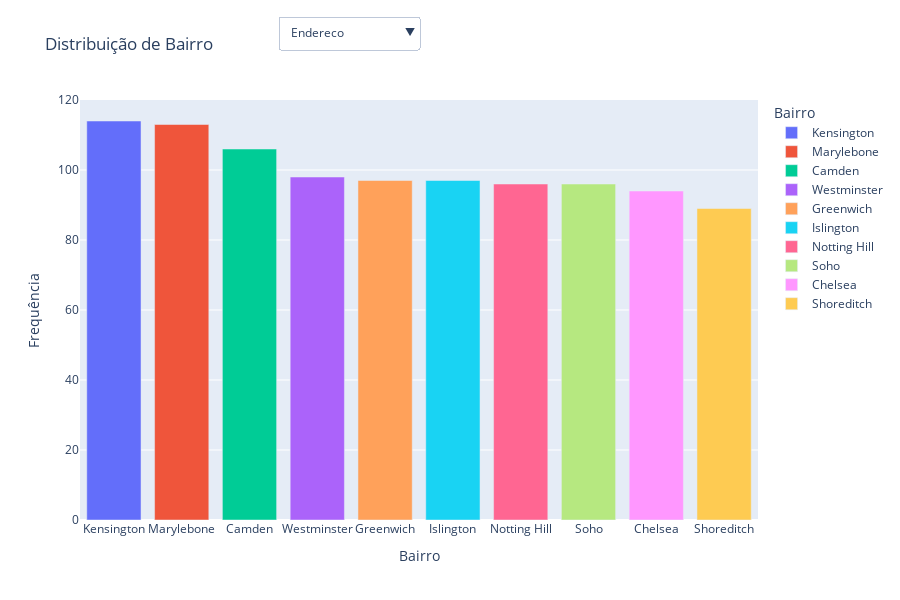

The code cell stored with this chart in its notebook:
### Code cell
grafico = criar_grafico_barras(coluna_selecionada)

grafico.update_layout(
    updatemenus=[
        {
            "buttons": [
                {
                    "method": "restyle",
                    "args": [
                        {
                            "x": [df[coluna].value_counts().index],
                            "y": [df[coluna].value_counts().values],
                            "marker.color": [df[coluna].value_counts().index],  # Atualiza cores
                        }
                    ],
                    "label": coluna,
                }
                for coluna in opcoes_colunas
            ],
            "direction": "down",
            "showactive": True,
            "x": 0.5,
            "y": 1.2,
        }
    ]
)
grafico.show()

### Figure 1 — Plotly figure (JSON) as saved in the notebook; plotly's stock layout.template omitted (floating-point values rounded to 4 significant figures; data arrays with more than 128 entries replaced by an {"elided": "..."} marker saying what was removed)
{"data": [{"alignmentgroup": "True", "hovertemplate": "Bairro=%{x}<br>Frequência=%{y}<extra></extra>", "legendgroup": "Kensington", "marker": {"color": "#636efa", "pattern": {"shape": ""}}, "name": "Kensington", "offsetgroup": "Kensington", "orientation": "v", "showlegend": true, "textposition": "auto", "type": "bar", "x": ["Kensington"], "xaxis": "x", "y": [114], "yaxis": "y"}, {"alignmentgroup": "True", "hovertemplate": "Bairro=%{x}<br>Frequência=%{y}<extra></extra>", "legendgroup": "Marylebone", "marker": {"color": "#EF553B", "pattern": {"shape": ""}}, "name": "Marylebone", "offsetgroup": "Marylebone", "orientation": "v", "showlegend": true, "textposition": "auto", "type": "bar", "x": ["Marylebone"], "xaxis": "x", "y": [113], "yaxis": "y"}, {"alignmentgroup": "True", "hovertemplate": "Bairro=%{x}<br>Frequência=%{y}<extra></extra>", "legendgroup": "Camden", "marker": {"color": "#00cc96", "pattern": {"shape": ""}}, "name": "Camden", "offsetgroup": "Camden", "orientation": "v", "showlegend": true, "textposition": "auto", "type": "bar", "x": ["Camden"], "xaxis": "x", "y": [106], "yaxis": "y"}, {"alignmentgroup": "True", "hovertemplate": "Bairro=%{x}<br>Frequência=%{y}<extra></extra>", "legendgroup": "Westminster", "marker": {"color": "#ab63fa", "pattern": {"shape": ""}}, "name": "Westminster", "offsetgroup": "Westminster", "orientation": "v", "showlegend": true, "textposition": "auto", "type": "bar", "x": ["Westminster"], "xaxis": "x", "y": [98], "yaxis": "y"}, {"alignmentgroup": "True", "hovertemplate": "Bairro=%{x}<br>Frequência=%{y}<extra></extra>", "legendgroup": "Greenwich", "marker": {"color": "#FFA15A", "pattern": {"shape": ""}}, "name": "Greenwich", "offsetgroup": "Greenwich", "orientation": "v", "showlegend": true, "textposition": "auto", "type": "bar", "x": ["Greenwich"], "xaxis": "x", "y": [97], "yaxis": "y"}, {"alignmentgroup": "True", "hovertemplate": "Bairro=%{x}<br>Frequência=%{y}<extra></extra>", "legendgroup": "Islington", "marker": {"color": "#19d3f3", "pattern": {"shape": ""}}, "name": "Islington", "offsetgroup": "Islington", "orientation": "v", "showlegend": true, "textposition": "auto", "type": "bar", "x": ["Islington"], "xaxis": "x", "y": [97], "yaxis": "y"}, {"alignmentgroup": "True", "hovertemplate": "Bairro=%{x}<br>Frequência=%{y}<extra></extra>", "legendgroup": "Notting Hill", "marker": {"color": "#FF6692", "pattern": {"shape": ""}}, "name": "Notting Hill", "offsetgroup": "Notting Hill", "orientation": "v", "showlegend": true, "textposition": "auto", "type": "bar", "x": ["Notting Hill"], "xaxis": "x", "y": [96], "yaxis": "y"}, {"alignmentgroup": "True", "hovertemplate": "Bairro=%{x}<br>Frequência=%{y}<extra></extra>", "legendgroup": "Soho", "marker": {"color": "#B6E880", "pattern": {"shape": ""}}, "name": "Soho", "offsetgroup": "Soho", "orientation": "v", "showlegend": true, "textposition": "auto", "type": "bar", "x": ["Soho"], "xaxis": "x", "y": [96], "yaxis": "y"}, {"alignmentgroup": "True", "hovertemplate": "Bairro=%{x}<br>Frequência=%{y}<extra></extra>", "legendgroup": "Chelsea", "marker": {"color": "#FF97FF", "pattern": {"shape": ""}}, "name": "Chelsea", "offsetgroup": "Chelsea", "orientation": "v", "showlegend": true, "textposition": "auto", "type": "bar", "x": ["Chelsea"], "xaxis": "x", "y": [94], "yaxis": "y"}, {"alignmentgroup": "True", "hovertemplate": "Bairro=%{x}<br>Frequência=%{y}<extra></extra>", "legendgroup": "Shoreditch", "marker": {"color": "#FECB52", "pattern": {"shape": ""}}, "name": "Shoreditch", "offsetgroup": "Shoreditch", "orientation": "v", "showlegend": true, "textposition": "auto", "type": "bar", "x": ["Shoreditch"], "xaxis": "x", "y": [89], "yaxis": "y"}], "layout": {"barmode": "relative", "height": 600, "legend": {"title": {"text": "Bairro"}, "tracegroupgap": 0}, "showlegend": true, "title": {"text": "Distribuição de Bairro"}, "updatemenus": [{"buttons": [{"args": [{"marker.color": {"elided": "1x770 str values"}, "x": {"elided": "1x770 str values"}, "y": {"elided": "1x770 int values"}}], "label": "Endereco", "method": "restyle"}, {"args": [{"marker.color": [["Kensington", "Marylebone", "Camden", "Westminster", "Greenwich", "Islington", "Notting Hill", "Soho", "Chelsea", "Shoreditch"]], "x": [["Kensington", "Marylebone", "Camden", "Westminster", "Greenwich", "Islington", "Notting Hill", "Soho", "Chelsea", "Shoreditch"]], "y": [[114, 113, 106, 98, 97, 97, 96, 96, 94, 89]]}], "label": "Bairro", "method": "restyle"}, {"args": [{"marker.color": [["Yes", "No"]], "x": [["Yes", "No"]], "y": [[512, 488]]}], "label": "Jardim", "method": "restyle"}, {"args": [{"marker.color": [["Yes", "No"]], "x": [["Yes", "No"]], "y": [[501, 499]]}], "label": "Garagem", "method": "restyle"}, {"args": [{"marker.color": [["Detached House", "Semi-Detached", "Apartment"]], "x": [["Detached House", "Semi-Detached", "Apartment"]], "y": [[349, 345, 306]]}], "label": "Tipo Imovel", "method": "restyle"}, {"args": [{"marker.color": [["Electric Heating", "Gas Heating", "Underfloor Heating", "Central Heating"]], "x": [["Electric Heating", "Gas Heating", "Underfloor Heating", "Central Heating"]], "y": [[266, 255, 243, 236]]}], "label": "Tipo Aquecimento", "method": "restyle"}, {"args": [{"marker.color": [["No Balcony", "High-level Balcony", "Low-level Balcony"]], "x": [["No Balcony", "High-level Balcony", "Low-level Balcony"]], "y": [[340, 331, 329]]}], "label": "Varanda", "method": "restyle"}, {"args": [{"marker.color": [["Classic", "Industrial", "Modern", "Minimalist"]], "x": [["Classic", "Industrial", "Modern", "Minimalist"]], "y": [[263, 260, 243, 234]]}], "label": "Estilo Interior", "method": "restyle"}, {"args": [{"marker.color": [["Sea", "Garden", "Park", "City", "Street"]], "x": [["Sea", "Garden", "Park", "City", "Street"]], "y": [[210, 206, 204, 196, 184]]}], "label": "Vista", "method": "restyle"}, {"args": [{"marker.color": [["Wood", "Laminate Flooring", "Marble", "Granite"]], "x": [["Wood", "Laminate Flooring", "Marble", "Granite"]], "y": [[264, 258, 243, 235]]}], "label": "Materiais", "method": "restyle"}, {"args": [{"marker.color": [["Renovated", "New", "Old"]], "x": [["Renovated", "New", "Old"]], "y": [[341, 332, 327]]}], "label": "Estado Predio", "method": "restyle"}], "direction": "down", "showactive": true, "x": 0.5, "y": 1.2}], "xaxis": {"anchor": "y", "categoryarray": ["Kensington", "Marylebone", "Camden", "Westminster", "Greenwich", "Islington", "Notting Hill", "Soho", "Chelsea", "Shoreditch"], "categoryorder": "array", "domain": [0, 1], "dtick": 1, "tickmode": "linear", "title": {"text": "Bairro"}}, "yaxis": {"anchor": "x", "domain": [0, 1], "title": {"text": "Frequência"}}}}
